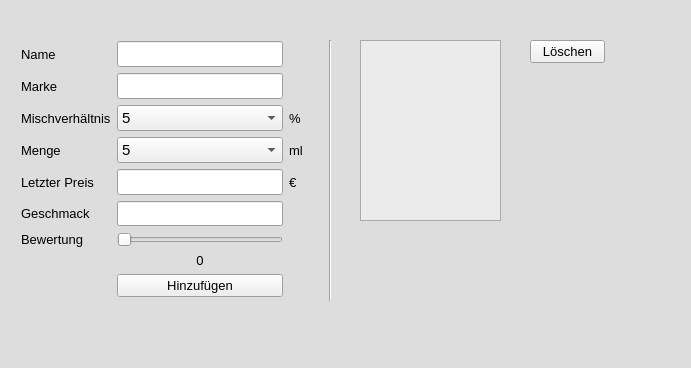
<?xml version="1.0" encoding="UTF-8"?>
<ui version="4.0">
 <class>line_name</class>
 <widget class="QMainWindow" name="line_name">
  <property name="geometry">
   <rect>
    <x>0</x>
    <y>0</y>
    <width>691</width>
    <height>368</height>
   </rect>
  </property>
  <property name="palette">
   <palette>
    <active>
     <colorrole role="Base">
      <brush brushstyle="SolidPattern">
       <color alpha="255">
        <red>255</red>
        <green>255</green>
        <blue>255</blue>
       </color>
      </brush>
     </colorrole>
     <colorrole role="Window">
      <brush brushstyle="SolidPattern">
       <color alpha="255">
        <red>221</red>
        <green>221</green>
        <blue>221</blue>
       </color>
      </brush>
     </colorrole>
    </active>
    <inactive>
     <colorrole role="Base">
      <brush brushstyle="SolidPattern">
       <color alpha="255">
        <red>255</red>
        <green>255</green>
        <blue>255</blue>
       </color>
      </brush>
     </colorrole>
     <colorrole role="Window">
      <brush brushstyle="SolidPattern">
       <color alpha="255">
        <red>221</red>
        <green>221</green>
        <blue>221</blue>
       </color>
      </brush>
     </colorrole>
    </inactive>
    <disabled>
     <colorrole role="Base">
      <brush brushstyle="SolidPattern">
       <color alpha="255">
        <red>221</red>
        <green>221</green>
        <blue>221</blue>
       </color>
      </brush>
     </colorrole>
     <colorrole role="Window">
      <brush brushstyle="SolidPattern">
       <color alpha="255">
        <red>221</red>
        <green>221</green>
        <blue>221</blue>
       </color>
      </brush>
     </colorrole>
    </disabled>
   </palette>
  </property>
  <property name="font">
   <font>
    <pointsize>10</pointsize>
   </font>
  </property>
  <property name="windowTitle">
   <string>Hinzufügen</string>
  </property>
  <property name="windowIcon">
   <iconset>
    <normaloff>Icons/cloud-computing.png</normaloff>Icons/cloud-computing.png</iconset>
  </property>
  <widget class="QWidget" name="centralwidget">
   <widget class="QListWidget" name="list_aroma">
    <property name="geometry">
     <rect>
      <x>360</x>
      <y>40</y>
      <width>141</width>
      <height>181</height>
     </rect>
    </property>
    <property name="palette">
     <palette>
      <active>
       <colorrole role="Base">
        <brush brushstyle="SolidPattern">
         <color alpha="255">
          <red>235</red>
          <green>235</green>
          <blue>235</blue>
         </color>
        </brush>
       </colorrole>
      </active>
      <inactive>
       <colorrole role="Base">
        <brush brushstyle="SolidPattern">
         <color alpha="255">
          <red>235</red>
          <green>235</green>
          <blue>235</blue>
         </color>
        </brush>
       </colorrole>
      </inactive>
      <disabled>
       <colorrole role="Base">
        <brush brushstyle="SolidPattern">
         <color alpha="255">
          <red>221</red>
          <green>221</green>
          <blue>221</blue>
         </color>
        </brush>
       </colorrole>
      </disabled>
     </palette>
    </property>
   </widget>
   <widget class="QPushButton" name="btn_delete">
    <property name="geometry">
     <rect>
      <x>530</x>
      <y>40</y>
      <width>75</width>
      <height>23</height>
     </rect>
    </property>
    <property name="text">
     <string>Löschen</string>
    </property>
    <property name="icon">
     <iconset>
      <normaloff>Icons/trash.png</normaloff>Icons/trash.png</iconset>
    </property>
   </widget>
   <widget class="Line" name="line">
    <property name="geometry">
     <rect>
      <x>320</x>
      <y>40</y>
      <width>20</width>
      <height>261</height>
     </rect>
    </property>
    <property name="orientation">
     <enum>Qt::Vertical</enum>
    </property>
   </widget>
   <widget class="QWidget" name="layoutWidget">
    <property name="geometry">
     <rect>
      <x>21</x>
      <y>41</y>
      <width>282</width>
      <height>256</height>
     </rect>
    </property>
    <layout class="QGridLayout" name="gridLayout">
     <item row="0" column="0">
      <widget class="QLabel" name="label_7">
       <property name="text">
        <string>Name</string>
       </property>
      </widget>
     </item>
     <item row="0" column="1">
      <widget class="QLineEdit" name="line_aroma">
       <property name="font">
        <font>
         <pointsize>11</pointsize>
        </font>
       </property>
      </widget>
     </item>
     <item row="1" column="0">
      <widget class="QLabel" name="label">
       <property name="text">
        <string>Marke</string>
       </property>
      </widget>
     </item>
     <item row="1" column="1">
      <widget class="QLineEdit" name="line_marke">
       <property name="font">
        <font>
         <pointsize>11</pointsize>
        </font>
       </property>
      </widget>
     </item>
     <item row="2" column="0">
      <widget class="QLabel" name="label_2">
       <property name="text">
        <string>Mischverhältnis</string>
       </property>
      </widget>
     </item>
     <item row="2" column="1">
      <widget class="QComboBox" name="combo_mix">
       <property name="font">
        <font>
         <pointsize>11</pointsize>
        </font>
       </property>
       <item>
        <property name="text">
         <string>5</string>
        </property>
       </item>
       <item>
        <property name="text">
         <string>10</string>
        </property>
       </item>
       <item>
        <property name="text">
         <string>15</string>
        </property>
       </item>
      </widget>
     </item>
     <item row="2" column="2">
      <widget class="QLabel" name="label_10">
       <property name="text">
        <string>%</string>
       </property>
      </widget>
     </item>
     <item row="3" column="0">
      <widget class="QLabel" name="label_3">
       <property name="text">
        <string>Menge</string>
       </property>
      </widget>
     </item>
     <item row="3" column="1">
      <widget class="QComboBox" name="combo_menge">
       <property name="font">
        <font>
         <pointsize>11</pointsize>
        </font>
       </property>
       <item>
        <property name="text">
         <string>5</string>
        </property>
       </item>
       <item>
        <property name="text">
         <string>10</string>
        </property>
       </item>
       <item>
        <property name="text">
         <string>15</string>
        </property>
       </item>
       <item>
        <property name="text">
         <string>20</string>
        </property>
       </item>
       <item>
        <property name="text">
         <string>30</string>
        </property>
       </item>
       <item>
        <property name="text">
         <string>40</string>
        </property>
       </item>
       <item>
        <property name="text">
         <string>50</string>
        </property>
       </item>
       <item>
        <property name="text">
         <string>60</string>
        </property>
       </item>
       <item>
        <property name="text">
         <string>70</string>
        </property>
       </item>
       <item>
        <property name="text">
         <string>80</string>
        </property>
       </item>
       <item>
        <property name="text">
         <string>90</string>
        </property>
       </item>
       <item>
        <property name="text">
         <string>100</string>
        </property>
       </item>
      </widget>
     </item>
     <item row="3" column="2">
      <widget class="QLabel" name="label_9">
       <property name="text">
        <string>ml</string>
       </property>
      </widget>
     </item>
     <item row="4" column="0">
      <widget class="QLabel" name="label_4">
       <property name="text">
        <string>Letzter Preis</string>
       </property>
      </widget>
     </item>
     <item row="4" column="1">
      <widget class="QLineEdit" name="line_preis">
       <property name="font">
        <font>
         <pointsize>11</pointsize>
        </font>
       </property>
       <property name="maxLength">
        <number>5</number>
       </property>
       <property name="placeholderText">
        <string/>
       </property>
      </widget>
     </item>
     <item row="4" column="2">
      <widget class="QLabel" name="label_8">
       <property name="text">
        <string>€</string>
       </property>
      </widget>
     </item>
     <item row="5" column="0">
      <widget class="QLabel" name="label_5">
       <property name="text">
        <string>Geschmack</string>
       </property>
      </widget>
     </item>
     <item row="5" column="1">
      <widget class="QLineEdit" name="line_geschmack">
       <property name="font">
        <font>
         <pointsize>11</pointsize>
        </font>
       </property>
       <property name="maxLength">
        <number>20</number>
       </property>
      </widget>
     </item>
     <item row="6" column="0">
      <widget class="QLabel" name="label_6">
       <property name="text">
        <string>Bewertung</string>
       </property>
      </widget>
     </item>
     <item row="6" column="1">
      <widget class="QSlider" name="slider_bewertung">
       <property name="maximum">
        <number>10</number>
       </property>
       <property name="orientation">
        <enum>Qt::Horizontal</enum>
       </property>
      </widget>
     </item>
     <item row="7" column="1">
      <widget class="QLabel" name="lbl_sliderValue">
       <property name="text">
        <string>0</string>
       </property>
       <property name="textFormat">
        <enum>Qt::AutoText</enum>
       </property>
       <property name="alignment">
        <set>Qt::AlignHCenter|Qt::AlignTop</set>
       </property>
      </widget>
     </item>
     <item row="8" column="1">
      <widget class="QPushButton" name="btn_add">
       <property name="text">
        <string>Hinzufügen</string>
       </property>
       <property name="icon">
        <iconset>
         <normaloff>Icons/checkmark.png</normaloff>Icons/checkmark.png</iconset>
       </property>
      </widget>
     </item>
    </layout>
   </widget>
  </widget>
 </widget>
 <tabstops>
  <tabstop>line_aroma</tabstop>
  <tabstop>line_marke</tabstop>
  <tabstop>combo_mix</tabstop>
  <tabstop>combo_menge</tabstop>
  <tabstop>line_preis</tabstop>
  <tabstop>line_geschmack</tabstop>
  <tabstop>slider_bewertung</tabstop>
  <tabstop>btn_add</tabstop>
  <tabstop>list_aroma</tabstop>
  <tabstop>btn_delete</tabstop>
 </tabstops>
 <resources/>
 <connections/>
</ui>
